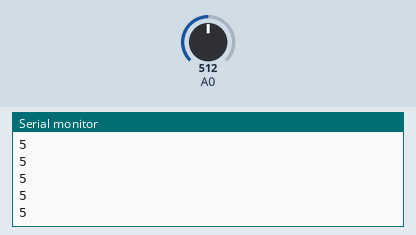
Recording of a sketch running on a simulated Arduino Uno, built with avr-gcc and run on an emulated ATmega328P. Parts: the last lines printed to the serial monitor. The test bench sets the inputs (shaded band); at power-on: A0 = 512.

Above: at 1.2 s.
1.3 s: A0 set to 716
At 2.2 s:
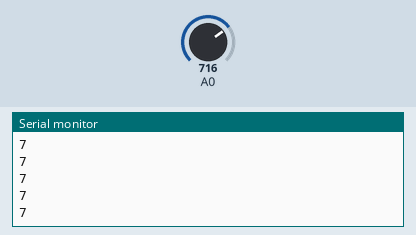
2.8 s: A0 set to 900
At 3.4 s:
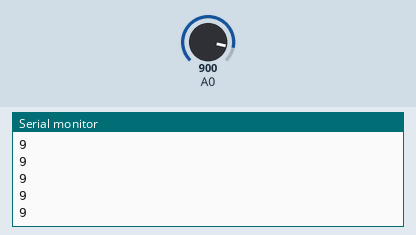
Timing chart, 0 to 5.8 s (numbered marks = the images above; inputs shaded):
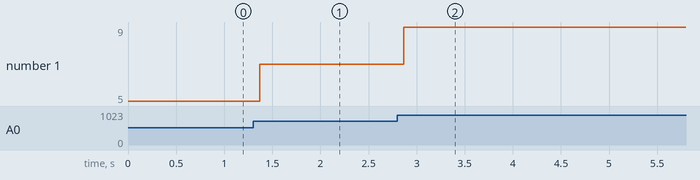

The sketch:

potentiometre.ino
```cpp
int pinleds[9]={1, 2, 3, 4, 5, 6, 7, 8, 9};

void setup()
{
    Serial.begin(9600); //ouverture du port serie

}

void ledsOn(int value)
{
    for(int i=0;i<value;i++)
    {
        digitalWrite(pinleds[i],1);
    }
    for(int i=(value+1);i<9;i++)
    {
        digitalWrite(pinleds[i],0);
    }

}


void loop()
{
    int value=analogRead(A0)/100;
    Serial.println(value);
    ledsOn(value);
}
```

Measured:
- after the input at 1.3 s, the serial monitor: prints a new line after 0.07 s (image 1)
- after the input at 2.8 s, the serial monitor: prints a new line after 0.07 s (image 2)
- plotted number 1: 5 → 7 after the input at 1.3 s, 7 → 9 after the input at 2.8 s
